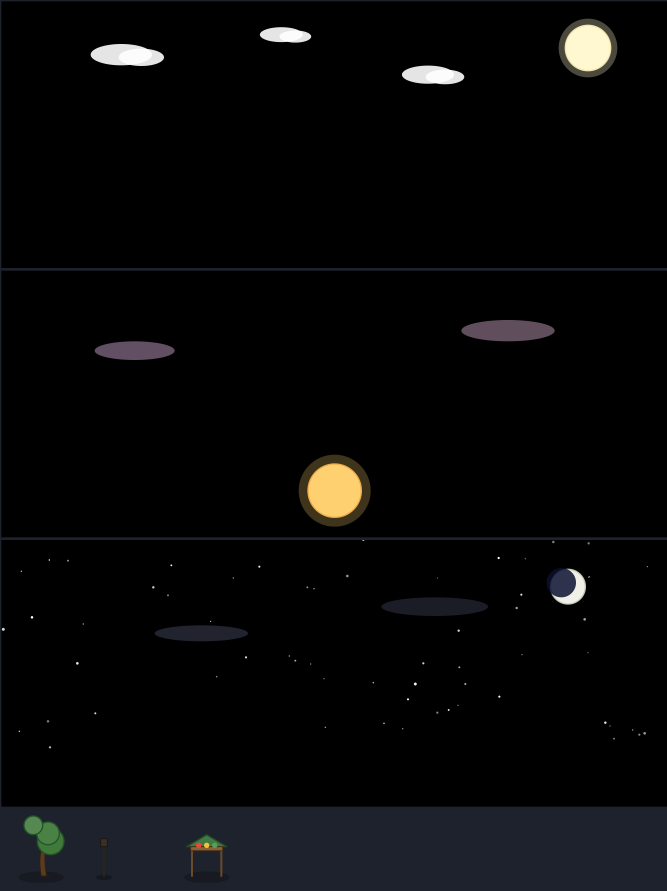
#> input picture Examples/v62_ville/planche_ciels_decors.png, 2000 x 2672 px (shown at 1/3 size)
$ python nettoyer_blanc_sol.py ../Examples/v62_ville/planche_ciels_decors.png
#> lines starting #> are read from the running program, lines starting #| are printed output that depends on the picture; after the words box and inside, x2 and y2 are one past the last pixel; in counts of white or black regions, pixels touching at a corner belong together
#!/usr/bin/env python3
"""Retire les plaques blanches résiduelles AU SOL (restes du rectangle de fond collé par Mistral) d'un sprite :
composantes quasi blanches (>= 245) de >= 120 px qui touchent le bord de l'image et se trouvent à >= 80 % dans le tiers inférieur.
Usage : nettoyer_blanc_sol.py fichier.png [...]"""
import sys
import numpy as np
from PIL import Image
from scipy import ndimage

def clean(path, enclosed=False):
#> called with enclosed = False
    im = Image.open(path).convert("RGBA")
#> im is the input picture: PIL image 2000x2672 RGBA; mean R, G, B, A 7.2, 7.4, 7.8, 255
    a = np.array(im)
    h, w, _ = a.shape
#> h = 2672; w = 2000
    white = (a[..., 3] > 0) & (a[..., :3].min(axis=2) >= 245)
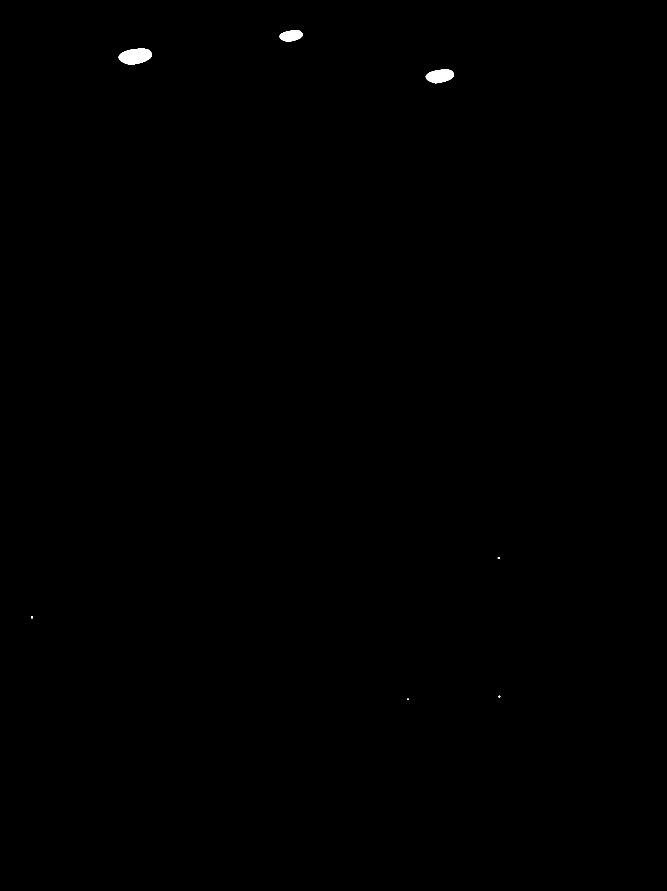
#> white: shape (2672, 2000) bool (shown at 1/3 size); 0.15% white; 7 white regions (1 under 20 px), largest, box (x1, y1, x2, y2) and area: (356, 146, 456, 194) 3593, (1277, 209, 1362, 250) 2587, (839, 92, 908, 125) 1743, (93, 1849, 99, 1855) 32, (1493, 1671, 1499, 1677) 24, (1495, 2087, 1501, 2093) 24
    lab, n = ndimage.label(white)
#> lab: shape (2672, 2000) int32; 8 distinct labels, from 0 to 7
#> n = 7
    removed = 0
    for i in range(1, n + 1):
        m = lab == i
        sz = int(m.sum())
        if sz < 120:
            continue
        ys, xs = np.where(m)
        touches = ys.max() >= h - 2 or xs.min() <= 1 or xs.max() >= w - 2
        low = float((ys >= h * 0.65).mean())
        if (touches or enclosed) and low >= 0.8:
            a[m, 3] = 0
            removed += sz
#> this loop made 7 passes
#> sz on passes 1 to 7: 1743, 3593, 2587, 24, 32, 24, 16
#> pass 1, in clean, `m = lab == i`:
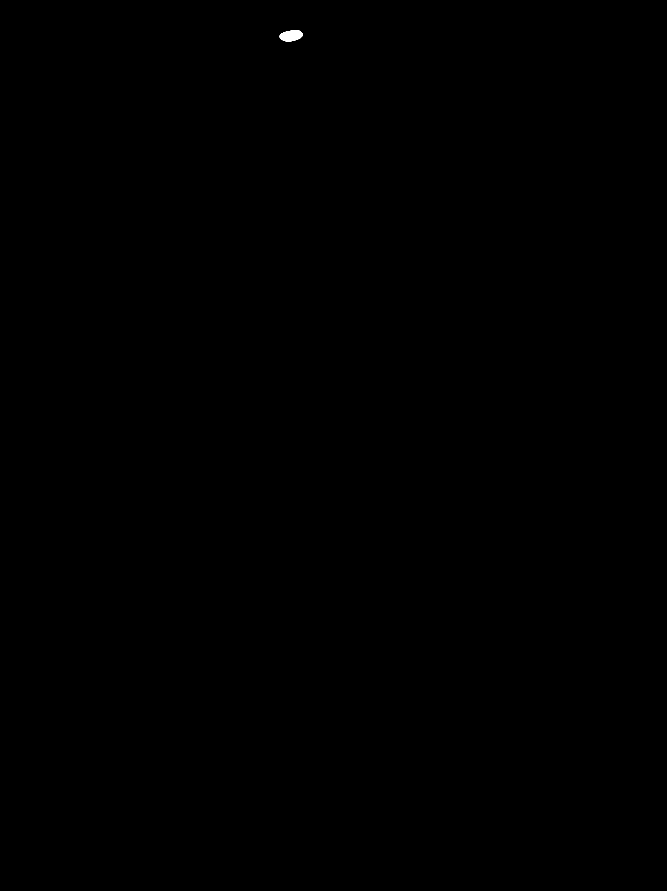
#> m: shape (2672, 2000) bool (shown at 1/3 size); 0.03% white; 1 white region, box (x1, y1, x2, y2) and area: (839, 92, 908, 125) 1743
#> after the loop: m: shape (2672, 2000) bool; 0% white; 1 white region (1 under 20 px)
#> after the loop, removed = 0
    if removed:
        Image.fromarray(a, "RGBA").save(path)
    return removed

if __name__ == "__main__":
    for p in sys.argv[1:]:
        r = clean(p)
#> r = 0
        if r:
            print(p.split("/")[-1], r)
